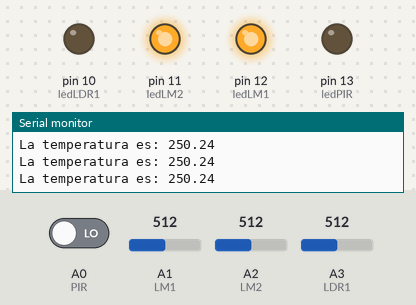
The sketch below on a simulated Arduino Uno, built with avr-gcc and run on an emulated ATmega328P. Parts: output pins drawn as LEDs (lit = HIGH), the last lines printed to the serial monitor. The test bench sets the inputs (shaded band); at power-on: A1 (LM1) = 512, A2 (LM2) = 512, A3 (LDR1) = 512, A0 (PIR) LOW.

Above: at 1.2 s.
1.3 s: A1 (LM1) set to 57
2.8 s: A1 (LM1) set to 47
At 3.6 s:
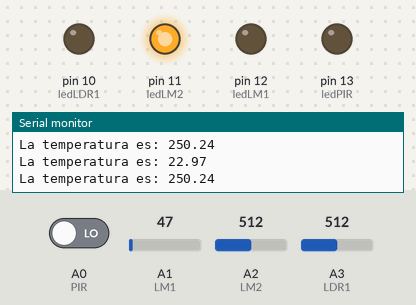
4.3 s: A2 (LM2) set to 55
7.3 s: A2 (LM2) set to 47
At 8.0 s:
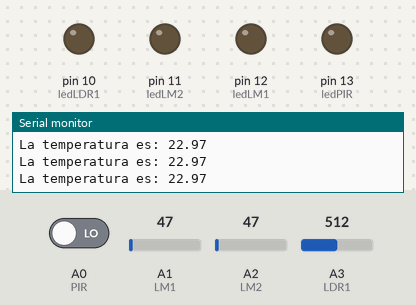
8.8 s: A3 (LDR1) set to 217
11.8 s: A3 (LDR1) set to 186
At 12.2 s:
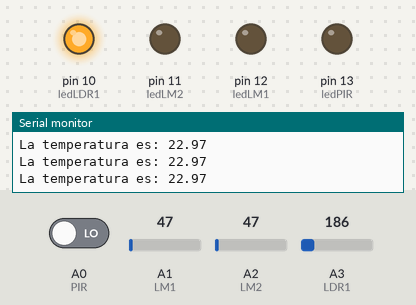
Timing chart, 0 to 14.3 s (numbered marks = the images above; inputs shaded):
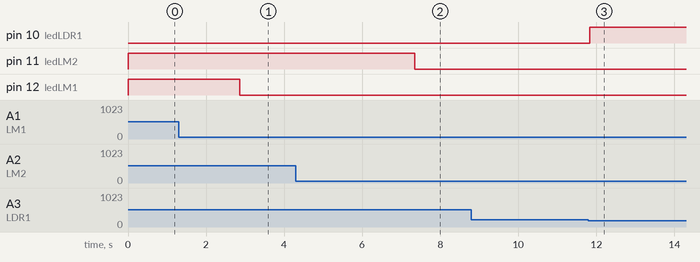

The sketch:

Casa.ino
```cpp
//PIR
int PIR = A0;
int ledPIR = 13;
long tiempoPIR;
boolean encenderPatio = false;

//LM UNO
int LM1 = A1;
int ledLM1 = 12;

//LM DOS
int LM2 = A2;
int ledLM2 = 11;

//LDR
int LDR1 = A3;
int ledLDR1 = 10;


void setup() {
  Serial.begin(9600);
  Serial.println("Inicio");

  //PIR
  pinMode(PIR,INPUT);
  pinMode(ledPIR,OUTPUT);
  tiempoPIR = 0;

  //LM35 DOS
  pinMode(LM1, INPUT);
  pinMode(ledLM1, OUTPUT);

  //LM35 DOS
  pinMode(LM2, INPUT);
  pinMode(ledLM2, OUTPUT);

  //LDR
  pinMode(LDR1, INPUT);
  pinMode(ledLDR1, OUTPUT);

}

void loop() {
  servicioPIR();

  servicioLM(LM1,ledLM1);
  servicioLM(LM2,ledLM2);

  servicioLDR(LDR1,ledLDR1);


}

void servicioLDR (int sensor, int led){
  int lectura = analogRead(sensor);
//  Serial.println(lectura);

  if ( lectura < 200 ){
    digitalWrite(led,HIGH);
  }else{
    digitalWrite(led,LOW);
  }

}

void servicioLM(int sensor, int led) {
  float vLM = analogRead(sensor);

  float temp = vLM * 5 * 100 / 1023;
  Serial.print("La temperatura es: ");
  Serial.println(temp);

  if (temp > 25){
    digitalWrite(led, HIGH);
  }else{
    digitalWrite(led, LOW);
  }

}

void servicioPIR(){
  //Leer el valor del sensor
  int lectura = digitalRead(PIR);

  //Si detecta prescencia...
  if ( lectura == 1){
//    Serial.println("Persona detectada");
    //Variable temporal para evitar delay()
    //Millis son los milisegundos de la ejecucion
    tiempoPIR = millis();
    //Se declara encendido el patio
    encenderPatio = true;

    //Si el sensor no detecta prescencia...
  }else if(!encenderPatio){
    digitalWrite(ledPIR,LOW);

  }

  //Si encenderPatio es verdadero...
  if (encenderPatio){
    //Variables para monitoreo
//    Serial.print("Patio encendido. Tiempo: ");
//    Serial.print(millis());
//    Serial.print("  Termina en: ");
//    Serial.println(tiempoPIR + 30000);

    //Se enciende el LED y RELE
    digitalWrite(ledPIR,HIGH);
    encenderPatio = true;

    //Cuando hayan pasado 10 seg (10000ms) se apaga la alerta
    if (millis() > tiempoPIR + 10000){
//      Serial.println("Patio apagado por tiempo");
      encenderPatio = false;
    }
  }
}
```

Measured:
- the behaviour switches between 52 and 51 on A1 (LM1) (found by bisection; images 0 and 1)
- the behaviour switches between 52 and 51 on A2 (LM2) (found by bisection; images 1 and 2)
- the behaviour switches between 200 and 199 on A3 (LDR1) (found by bisection; images 2 and 3)
- after the input at 2.8 s, pin 12 (ledLM1): HIGH → LOW after 0.06 s
- after the input at 7.3 s, pin 11 (ledLM2): HIGH → LOW after 0.05 s
- after the input at 11.8 s, pin 10 (ledLDR1): LOW → HIGH at once
